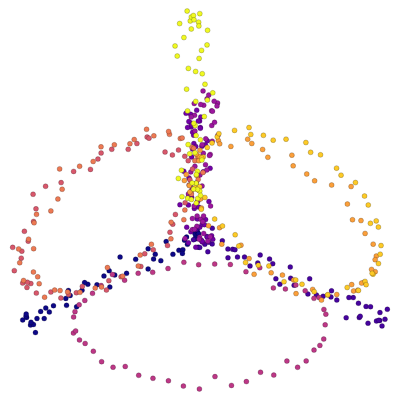

The notebook cell this image was saved under:
### Code cell
X_dr = X_PH
y = labels
method_name = 'PH'
plotly_2D_scatter(X_dr, y,
                  save_path = 'images/ortho_cycle/'+method_name+'.pdf',
                  width=400, height=400, leave_out = 0.1,
                  autosize=False, margin = {'l':0,'r':0,'t':0,'b':0})

### Figure 1 — Plotly figure (JSON) as saved in the notebook; plotly's stock layout.template omitted (floating-point values rounded to 4 significant figures; data arrays with more than 128 entries replaced by an {"elided": "..."} marker saying what was removed)
{"data": [{"hovertemplate": "x=%{x}<br>y=%{y}<br>color=%{marker.color}<extra></extra>", "legendgroup": "", "marker": {"color": {"elided": "500 int values"}, "coloraxis": "coloraxis", "line": {"color": "black", "width": 0.2}, "opacity": 1, "size": 5, "symbol": "circle"}, "mode": "markers", "name": "", "orientation": "v", "showlegend": false, "type": "scatter", "x": {"elided": "500 float values"}, "xaxis": "x", "y": {"elided": "500 float values"}, "yaxis": "y"}], "layout": {"autosize": false, "coloraxis": {"colorbar": {"title": {"text": "color"}}, "colorscale": [[0, "#0d0887"], [0.1111, "#46039f"], [0.2222, "#7201a8"], [0.3333, "#9c179e"], [0.4444, "#bd3786"], [0.5556, "#d8576b"], [0.6667, "#ed7953"], [0.7778, "#fb9f3a"], [0.8889, "#fdca26"], [1, "#f0f921"]], "showscale": false}, "height": 400, "legend": {"tracegroupgap": 0}, "margin": {"b": 0, "l": 0, "r": 0, "t": 0}, "plot_bgcolor": "white", "width": 400, "xaxis": {"anchor": "y", "domain": [0, 1], "range": [-1.525, 1.634], "title": {"text": "x"}, "visible": false}, "yaxis": {"anchor": "x", "domain": [0, 1], "range": [-1.45, 2.162], "title": {"text": "y"}, "visible": false}}}
